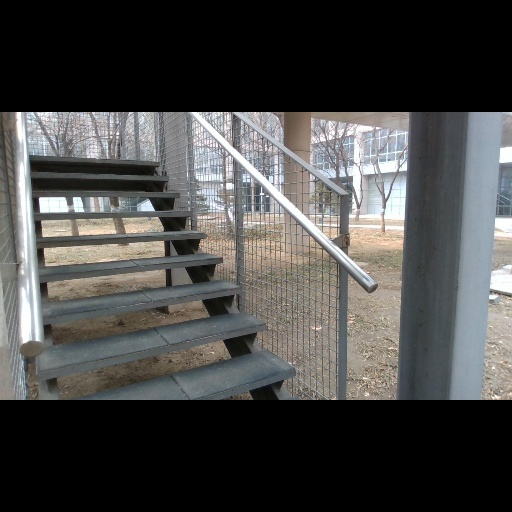
#> input picture images/stair2.jpg, 512 x 512 px
$ python canny_edge_detection.py
#> lines starting #> are read from the running program, lines starting #| are printed output that depends on the picture; after the words box and inside, x2 and y2 are one past the last pixel; in counts of white or black regions, pixels touching at a corner belong together
import numpy as np
import cv2
import matplotlib.pyplot as plt

def canny(img):
    low1, high1 = 5, 10
    edge1 = cv2.Canny(img, low1, high1)
    low2, high2 = 70, 140
    edge2 = cv2.Canny(img, low2, high2)
    low3, high3 = 100, 230
    edge3 = cv2.Canny(img, 100, 230)

    plt.subplot(221)
    plt.title('original')
    plt.imshow(img, cmap ='gray')
    plt.axis('off')

    plt.subplot(222)
    plt.title('low : '+ str(low1) + ', high : ' + str(high1))
    plt.imshow(edge1, cmap ='gray')
    plt.axis('off')

    plt.subplot(223)
    plt.title('low : '+ str(low2) + ', high : ' + str(high2))
    plt.imshow(edge2, cmap ='gray')
    plt.axis('off')

    plt.subplot(224)
    plt.title('low : '+ str(low3) + ', high : ' + str(high3))
    plt.imshow(edge3, cmap ='gray')
    plt.axis('off')

    plt.tight_layout()
    plt.show()

if __name__ == "__main__":
    image = cv2.imread('images/stair2.jpg', cv2.IMREAD_GRAYSCALE)
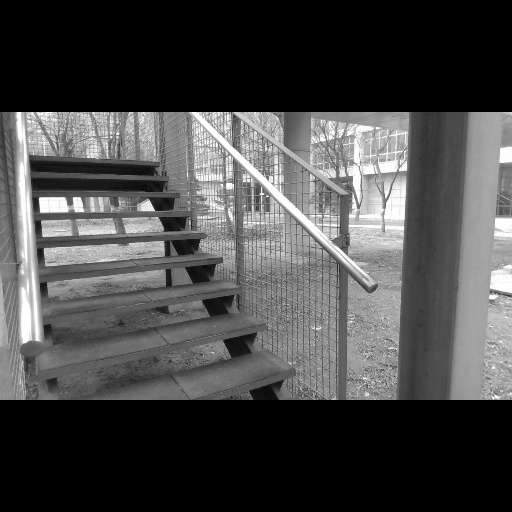
#> image: shape (512, 512); min 0, max 255, mean 71.9
    canny(image)
#> in canny, `edge1 = cv2.Canny(img, low1, high1)`:
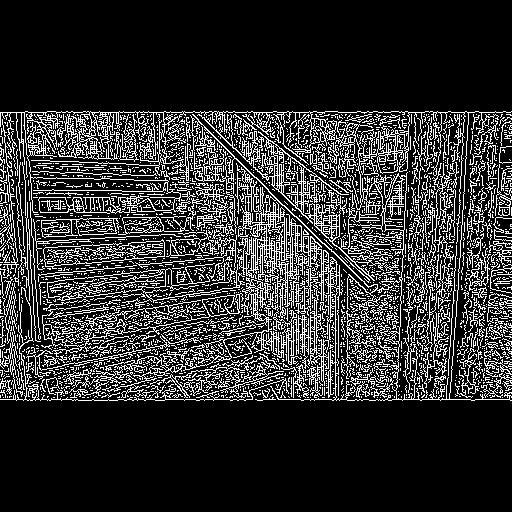
#> edge1: shape (512, 512); 19% white in thin lines or dots, all inside (x1, y1, x2, y2) = (0, 111, 512, 401)
#> in canny, `edge3 = cv2.Canny(img, 100, 230)`:
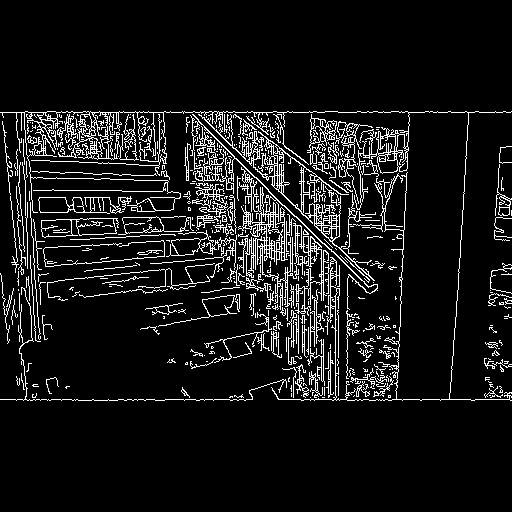
#> edge3: shape (512, 512); 8.9% white in thin lines or dots, all inside (x1, y1, x2, y2) = (0, 111, 512, 401)

    depth = cv2.imread('images/stair2_depth.png', cv2.IMREAD_GRAYSCALE)
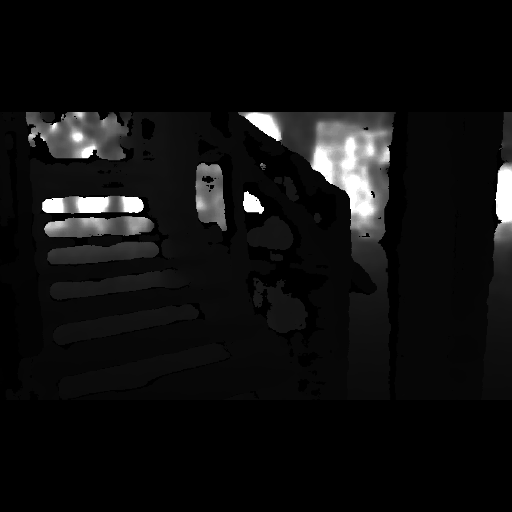
#> input picture images/stair2_depth.png, 512 x 512 px
#> depth is the input picture: shape (512, 512); min 0, max 255, mean 15.3
    canny(depth)
#> in canny (call 2), `edge1 = cv2.Canny(img, low1, high1)`:
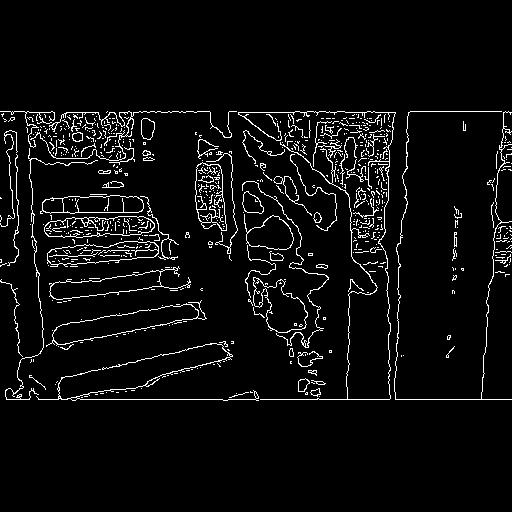
#> edge1: shape (512, 512); 4.9% white in thin lines or dots, all inside (x1, y1, x2, y2) = (0, 111, 512, 401)
#> in canny (call 2), `edge2 = cv2.Canny(img, low2, high2)`:
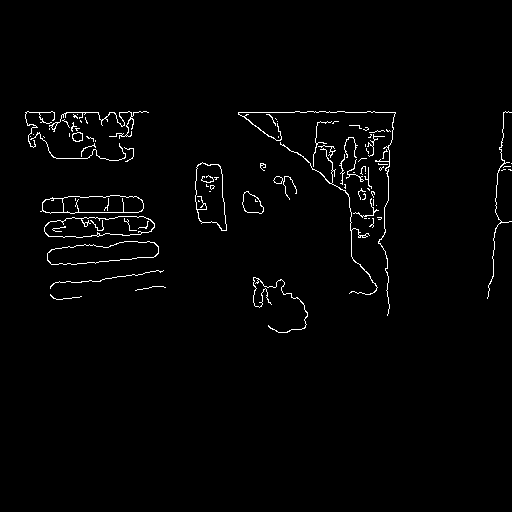
#> edge2: shape (512, 512); 1.7% white in thin lines or dots, all inside (x1, y1, x2, y2) = (25, 111, 512, 333)
#> in canny (call 2), `edge3 = cv2.Canny(img, 100, 230)`:
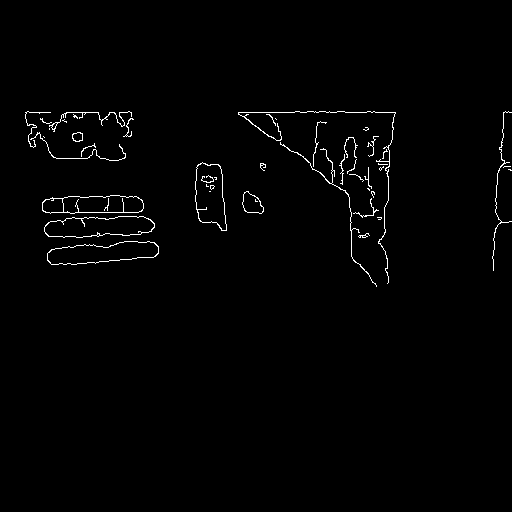
#> edge3: shape (512, 512); 1.2% white in thin lines or dots, all inside (x1, y1, x2, y2) = (25, 111, 512, 287)
